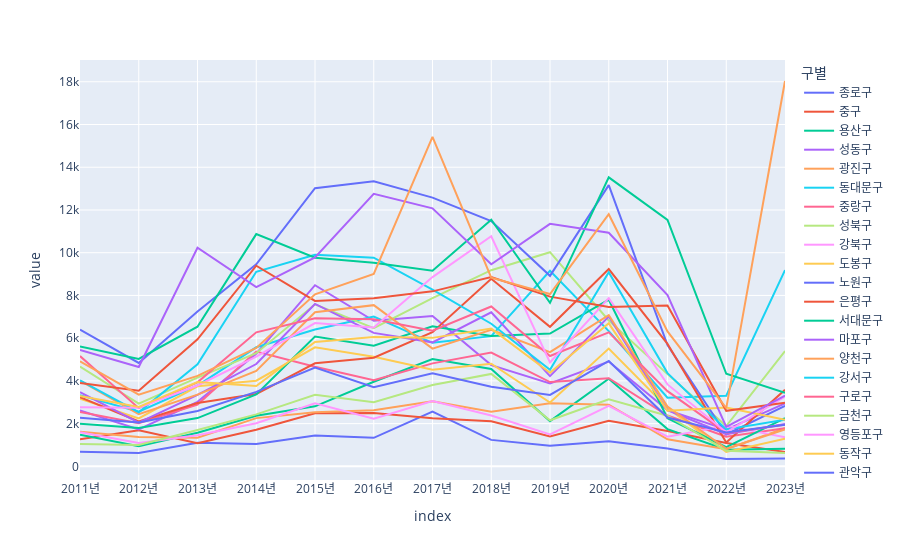

Notebook code for this chart:
### Code cell
import plotly.express as px

px.line(volume)
#plt.ylabel('거래량')

### Figure 1 — Plotly figure (JSON) as saved in the notebook; plotly's stock layout.template omitted (floating-point values rounded to 4 significant figures)
{"data": [{"hovertemplate": "구별=종로구<br>index=%{x}<br>value=%{y}<extra></extra>", "legendgroup": "종로구", "line": {"color": "#636efa", "dash": "solid"}, "marker": {"symbol": "circle"}, "mode": "lines", "name": "종로구", "orientation": "v", "showlegend": true, "type": "scatter", "x": ["2011년", "2012년", "2013년", "2014년", "2015년", "2016년", "2017년", "2018년", "2019년", "2020년", "2021년", "2022년", "2023년"], "xaxis": "x", "y": [680, 628, 1108, 1042, 1447, 1336, 2562, 1240, 966, 1181, 838, 345, 369], "yaxis": "y"}, {"hovertemplate": "구별=중구<br>index=%{x}<br>value=%{y}<extra></extra>", "legendgroup": "중구", "line": {"color": "#EF553B", "dash": "solid"}, "marker": {"symbol": "circle"}, "mode": "lines", "name": "중구", "orientation": "v", "showlegend": true, "type": "scatter", "x": ["2011년", "2012년", "2013년", "2014년", "2015년", "2016년", "2017년", "2018년", "2019년", "2020년", "2021년", "2022년", "2023년"], "xaxis": "x", "y": [1274, 1689, 1085, 1711, 2483, 2493, 2257, 2107, 1400, 2134, 1654, 1096, 669], "yaxis": "y"}, {"hovertemplate": "구별=용산구<br>index=%{x}<br>value=%{y}<extra></extra>", "legendgroup": "용산구", "line": {"color": "#00cc96", "dash": "solid"}, "marker": {"symbol": "circle"}, "mode": "lines", "name": "용산구", "orientation": "v", "showlegend": true, "type": "scatter", "x": ["2011년", "2012년", "2013년", "2014년", "2015년", "2016년", "2017년", "2018년", "2019년", "2020년", "2021년", "2022년", "2023년"], "xaxis": "x", "y": [1480, 945, 1574, 2373, 2810, 3960, 5022, 4557, 2119, 4103, 1744, 780, 822], "yaxis": "y"}, {"hovertemplate": "구별=성동구<br>index=%{x}<br>value=%{y}<extra></extra>", "legendgroup": "성동구", "line": {"color": "#ab63fa", "dash": "solid"}, "marker": {"symbol": "circle"}, "mode": "lines", "name": "성동구", "orientation": "v", "showlegend": true, "type": "scatter", "x": ["2011년", "2012년", "2013년", "2014년", "2015년", "2016년", "2017년", "2018년", "2019년", "2020년", "2021년", "2022년", "2023년"], "xaxis": "x", "y": [2615, 1726, 3020, 5271, 8479, 6814, 7036, 4740, 3883, 4906, 2632, 1724, 2948], "yaxis": "y"}, {"hovertemplate": "구별=광진구<br>index=%{x}<br>value=%{y}<extra></extra>", "legendgroup": "광진구", "line": {"color": "#FFA15A", "dash": "solid"}, "marker": {"symbol": "circle"}, "mode": "lines", "name": "광진구", "orientation": "v", "showlegend": true, "type": "scatter", "x": ["2011년", "2012년", "2013년", "2014년", "2015년", "2016년", "2017년", "2018년", "2019년", "2020년", "2021년", "2022년", "2023년"], "xaxis": "x", "y": [1615, 1369, 1338, 2258, 2535, 2630, 3049, 2560, 2957, 2886, 1266, 805, 1788], "yaxis": "y"}, {"hovertemplate": "구별=동대문구<br>index=%{x}<br>value=%{y}<extra></extra>", "legendgroup": "동대문구", "line": {"color": "#19d3f3", "dash": "solid"}, "marker": {"symbol": "circle"}, "mode": "lines", "name": "동대문구", "orientation": "v", "showlegend": true, "type": "scatter", "x": ["2011년", "2012년", "2013년", "2014년", "2015년", "2016년", "2017년", "2018년", "2019년", "2020년", "2021년", "2022년", "2023년"], "xaxis": "x", "y": [3326, 2556, 3784, 5573, 6405, 7011, 5782, 6096, 9157, 6329, 3213, 3304, 9185], "yaxis": "y"}, {"hovertemplate": "구별=중랑구<br>index=%{x}<br>value=%{y}<extra></extra>", "legendgroup": "중랑구", "line": {"color": "#FF6692", "dash": "solid"}, "marker": {"symbol": "circle"}, "mode": "lines", "name": "중랑구", "orientation": "v", "showlegend": true, "type": "scatter", "x": ["2011년", "2012년", "2013년", "2014년", "2015년", "2016년", "2017년", "2018년", "2019년", "2020년", "2021년", "2022년", "2023년"], "xaxis": "x", "y": [2547, 2016, 2894, 5370, 4662, 4031, 4820, 5329, 3944, 4128, 2378, 1387, 1783], "yaxis": "y"}, {"hovertemplate": "구별=성북구<br>index=%{x}<br>value=%{y}<extra></extra>", "legendgroup": "성북구", "line": {"color": "#B6E880", "dash": "solid"}, "marker": {"symbol": "circle"}, "mode": "lines", "name": "성북구", "orientation": "v", "showlegend": true, "type": "scatter", "x": ["2011년", "2012년", "2013년", "2014년", "2015년", "2016년", "2017년", "2018년", "2019년", "2020년", "2021년", "2022년", "2023년"], "xaxis": "x", "y": [4671, 2934, 4157, 5299, 7585, 6471, 7874, 9181, 10024, 6826, 4317, 1887, 5399], "yaxis": "y"}, {"hovertemplate": "구별=강북구<br>index=%{x}<br>value=%{y}<extra></extra>", "legendgroup": "강북구", "line": {"color": "#FF97FF", "dash": "solid"}, "marker": {"symbol": "circle"}, "mode": "lines", "name": "강북구", "orientation": "v", "showlegend": true, "type": "scatter", "x": ["2011년", "2012년", "2013년", "2014년", "2015년", "2016년", "2017년", "2018년", "2019년", "2020년", "2021년", "2022년", "2023년"], "xaxis": "x", "y": [1595, 1089, 1459, 2022, 2952, 2225, 3060, 2381, 1493, 2836, 1392, 1895, 1357], "yaxis": "y"}, {"hovertemplate": "구별=도봉구<br>index=%{x}<br>value=%{y}<extra></extra>", "legendgroup": "도봉구", "line": {"color": "#FECB52", "dash": "solid"}, "marker": {"symbol": "circle"}, "mode": "lines", "name": "도봉구", "orientation": "v", "showlegend": true, "type": "scatter", "x": ["2011년", "2012년", "2013년", "2014년", "2015년", "2016년", "2017년", "2018년", "2019년", "2020년", "2021년", "2022년", "2023년"], "xaxis": "x", "y": [3169, 2247, 3745, 4011, 5569, 5133, 4519, 4806, 2988, 5515, 2736, 675, 1288], "yaxis": "y"}, {"hovertemplate": "구별=노원구<br>index=%{x}<br>value=%{y}<extra></extra>", "legendgroup": "노원구", "line": {"color": "#636efa", "dash": "solid"}, "marker": {"symbol": "circle"}, "mode": "lines", "name": "노원구", "orientation": "v", "showlegend": true, "type": "scatter", "x": ["2011년", "2012년", "2013년", "2014년", "2015년", "2016년", "2017년", "2018년", "2019년", "2020년", "2021년", "2022년", "2023년"], "xaxis": "x", "y": [6397, 4841, 7249, 9458, 13017, 13346, 12576, 11480, 8917, 13162, 5682, 1493, 2834], "yaxis": "y"}, {"hovertemplate": "구별=은평구<br>index=%{x}<br>value=%{y}<extra></extra>", "legendgroup": "은평구", "line": {"color": "#EF553B", "dash": "solid"}, "marker": {"symbol": "circle"}, "mode": "lines", "name": "은평구", "orientation": "v", "showlegend": true, "type": "scatter", "x": ["2011년", "2012년", "2013년", "2014년", "2015년", "2016년", "2017년", "2018년", "2019년", "2020년", "2021년", "2022년", "2023년"], "xaxis": "x", "y": [3242, 2098, 2965, 3382, 4824, 5087, 6279, 8782, 6531, 9233, 5731, 1120, 3582], "yaxis": "y"}, {"hovertemplate": "구별=서대문구<br>index=%{x}<br>value=%{y}<extra></extra>", "legendgroup": "서대문구", "line": {"color": "#00cc96", "dash": "solid"}, "marker": {"symbol": "circle"}, "mode": "lines", "name": "서대문구", "orientation": "v", "showlegend": true, "type": "scatter", "x": ["2011년", "2012년", "2013년", "2014년", "2015년", "2016년", "2017년", "2018년", "2019년", "2020년", "2021년", "2022년", "2023년"], "xaxis": "x", "y": [1990, 1800, 2260, 3368, 6076, 5651, 6557, 6097, 6214, 7798, 2254, 898, 2254], "yaxis": "y"}, {"hovertemplate": "구별=마포구<br>index=%{x}<br>value=%{y}<extra></extra>", "legendgroup": "마포구", "line": {"color": "#ab63fa", "dash": "solid"}, "marker": {"symbol": "circle"}, "mode": "lines", "name": "마포구", "orientation": "v", "showlegend": true, "type": "scatter", "x": ["2011년", "2012년", "2013년", "2014년", "2015년", "2016년", "2017년", "2018년", "2019년", "2020년", "2021년", "2022년", "2023년"], "xaxis": "x", "y": [3471, 2048, 3345, 4790, 7601, 6248, 5804, 7208, 4223, 7014, 2629, 1509, 1981], "yaxis": "y"}, {"hovertemplate": "구별=양천구<br>index=%{x}<br>value=%{y}<extra></extra>", "legendgroup": "양천구", "line": {"color": "#FFA15A", "dash": "solid"}, "marker": {"symbol": "circle"}, "mode": "lines", "name": "양천구", "orientation": "v", "showlegend": true, "type": "scatter", "x": ["2011년", "2012년", "2013년", "2014년", "2015년", "2016년", "2017년", "2018년", "2019년", "2020년", "2021년", "2022년", "2023년"], "xaxis": "x", "y": [4013, 2438, 3360, 4463, 7216, 7545, 5510, 6393, 5348, 7075, 2805, 824, 1727], "yaxis": "y"}, {"hovertemplate": "구별=강서구<br>index=%{x}<br>value=%{y}<extra></extra>", "legendgroup": "강서구", "line": {"color": "#19d3f3", "dash": "solid"}, "marker": {"symbol": "circle"}, "mode": "lines", "name": "강서구", "orientation": "v", "showlegend": true, "type": "scatter", "x": ["2011년", "2012년", "2013년", "2014년", "2015년", "2016년", "2017년", "2018년", "2019년", "2020년", "2021년", "2022년", "2023년"], "xaxis": "x", "y": [4029, 2536, 4774, 9107, 9902, 9766, 8270, 6676, 4524, 9083, 4365, 1729, 2182], "yaxis": "y"}, {"hovertemplate": "구별=구로구<br>index=%{x}<br>value=%{y}<extra></extra>", "legendgroup": "구로구", "line": {"color": "#FF6692", "dash": "solid"}, "marker": {"symbol": "circle"}, "mode": "lines", "name": "구로구", "orientation": "v", "showlegend": true, "type": "scatter", "x": ["2011년", "2012년", "2013년", "2014년", "2015년", "2016년", "2017년", "2018년", "2019년", "2020년", "2021년", "2022년", "2023년"], "xaxis": "x", "y": [5163, 2725, 3931, 6272, 6928, 6884, 6351, 7483, 5164, 6271, 3521, 1567, 1951], "yaxis": "y"}, {"hovertemplate": "구별=금천구<br>index=%{x}<br>value=%{y}<extra></extra>", "legendgroup": "금천구", "line": {"color": "#B6E880", "dash": "solid"}, "marker": {"symbol": "circle"}, "mode": "lines", "name": "금천구", "orientation": "v", "showlegend": true, "type": "scatter", "x": ["2011년", "2012년", "2013년", "2014년", "2015년", "2016년", "2017년", "2018년", "2019년", "2020년", "2021년", "2022년", "2023년"], "xaxis": "x", "y": [1049, 1006, 1702, 2433, 3348, 2999, 3810, 4327, 2158, 3143, 2369, 731, 622], "yaxis": "y"}, {"hovertemplate": "구별=영등포구<br>index=%{x}<br>value=%{y}<extra></extra>", "legendgroup": "영등포구", "line": {"color": "#FF97FF", "dash": "solid"}, "marker": {"symbol": "circle"}, "mode": "lines", "name": "영등포구", "orientation": "v", "showlegend": true, "type": "scatter", "x": ["2011년", "2012년", "2013년", "2014년", "2015년", "2016년", "2017년", "2018년", "2019년", "2020년", "2021년", "2022년", "2023년"], "xaxis": "x", "y": [2763, 2746, 3784, 5137, 6709, 6499, 8860, 10770, 4863, 7876, 3835, 1595, 3272], "yaxis": "y"}, {"hovertemplate": "구별=동작구<br>index=%{x}<br>value=%{y}<extra></extra>", "legendgroup": "동작구", "line": {"color": "#FECB52", "dash": "solid"}, "marker": {"symbol": "circle"}, "mode": "lines", "name": "동작구", "orientation": "v", "showlegend": true, "type": "scatter", "x": ["2011년", "2012년", "2013년", "2014년", "2015년", "2016년", "2017년", "2018년", "2019년", "2020년", "2021년", "2022년", "2023년"], "xaxis": "x", "y": [3298, 2782, 3943, 3763, 5824, 6060, 6014, 6449, 4383, 6694, 2602, 2751, 2184], "yaxis": "y"}, {"hovertemplate": "구별=관악구<br>index=%{x}<br>value=%{y}<extra></extra>", "legendgroup": "관악구", "line": {"color": "#636efa", "dash": "solid"}, "marker": {"symbol": "circle"}, "mode": "lines", "name": "관악구", "orientation": "v", "showlegend": true, "type": "scatter", "x": ["2011년", "2012년", "2013년", "2014년", "2015년", "2016년", "2017년", "2018년", "2019년", "2020년", "2021년", "2022년", "2023년"], "xaxis": "x", "y": [2270, 2052, 2588, 3487, 4621, 3702, 4355, 3729, 3342, 4934, 2284, 1583, 1950], "yaxis": "y"}, {"hovertemplate": "구별=서초구<br>index=%{x}<br>value=%{y}<extra></extra>", "legendgroup": "서초구", "line": {"color": "#EF553B", "dash": "solid"}, "marker": {"symbol": "circle"}, "mode": "lines", "name": "서초구", "orientation": "v", "showlegend": true, "type": "scatter", "x": ["2011년", "2012년", "2013년", "2014년", "2015년", "2016년", "2017년", "2018년", "2019년", "2020년", "2021년", "2022년", "2023년"], "xaxis": "x", "y": [3908, 3538, 5949, 9391, 7744, 7869, 8191, 8862, 7944, 7461, 7533, 2600, 2978], "yaxis": "y"}, {"hovertemplate": "구별=강남구<br>index=%{x}<br>value=%{y}<extra></extra>", "legendgroup": "강남구", "line": {"color": "#00cc96", "dash": "solid"}, "marker": {"symbol": "circle"}, "mode": "lines", "name": "강남구", "orientation": "v", "showlegend": true, "type": "scatter", "x": ["2011년", "2012년", "2013년", "2014년", "2015년", "2016년", "2017년", "2018년", "2019년", "2020년", "2021년", "2022년", "2023년"], "xaxis": "x", "y": [5610, 5026, 6535, 10870, 9765, 9531, 9157, 11545, 7652, 13525, 11533, 4335, 3443], "yaxis": "y"}, {"hovertemplate": "구별=송파구<br>index=%{x}<br>value=%{y}<extra></extra>", "legendgroup": "송파구", "line": {"color": "#ab63fa", "dash": "solid"}, "marker": {"symbol": "circle"}, "mode": "lines", "name": "송파구", "orientation": "v", "showlegend": true, "type": "scatter", "x": ["2011년", "2012년", "2013년", "2014년", "2015년", "2016년", "2017년", "2018년", "2019년", "2020년", "2021년", "2022년", "2023년"], "xaxis": "x", "y": [5443, 4648, 10234, 8387, 9783, 12757, 12076, 9457, 11350, 10934, 8021, 1845, 3313], "yaxis": "y"}, {"hovertemplate": "구별=강동구<br>index=%{x}<br>value=%{y}<extra></extra>", "legendgroup": "강동구", "line": {"color": "#FFA15A", "dash": "solid"}, "marker": {"symbol": "circle"}, "mode": "lines", "name": "강동구", "orientation": "v", "showlegend": true, "type": "scatter", "x": ["2011년", "2012년", "2013년", "2014년", "2015년", "2016년", "2017년", "2018년", "2019년", "2020년", "2021년", "2022년", "2023년"], "xaxis": "x", "y": [4919, 3357, 4234, 5540, 8052, 9004, 15422, 8831, 8066, 11800, 6314, 2729, 18036], "yaxis": "y"}], "layout": {"legend": {"title": {"text": "구별"}, "tracegroupgap": 0}, "margin": {"t": 60}, "xaxis": {"anchor": "y", "domain": [0, 1], "title": {"text": "index"}}, "yaxis": {"anchor": "x", "domain": [0, 1], "title": {"text": "value"}}}}
